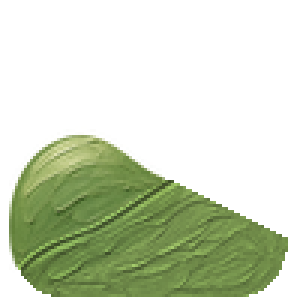
#> input picture apps/browser/assets/ntp-mark-back.png, 100 x 100 px (shown 3 times larger)
$ python -i tint_maps.py   (imports and definitions only)
#> lines starting #> are read from the running program, lines starting #| are printed output that depends on the picture; after the words box and inside, x2 and y2 are one past the last pixel; in counts of white or black regions, pixels touching at a corner belong together
"""The backgrounds' recolour maps: what game.js needs to repaint a scene in a profile colour.

Usage (from this folder; build_assets.py runs it too):
  uv run --with numpy --with pillow tint_maps.py

The recolour is the New Tab mark's (docs/brand/astro/build.py `tinted_marks`): every pixel's luminance,
stretched between the scene's 1st and 99.5th percentiles, runs a ramp from colour × 0.4 through colour × 0.78
to colour + (1 − colour) × 0.6, except the sun's gold, which stays (orange and yellow profiles get their own sun).
The mark's sun mask (hue 0.06–0.18) also caught a scene's sunlit grass, so here it is hue 0.06–0.13 with a wider
median; the mark's light/dark hill offset has no counterpart in a scene and is left out.

The masks need median and Gaussian filters, too slow for the page, so they ship here: for each
assets/bg/<id>.webp, assets/bg-map/<id>.webp (half size, lossless, red = sun) and the background's
"tint": {lo, hi, sun} in manifest.js (the luminance stretch and the sun's 70th-percentile luminance).
"""

import json
import re
from pathlib import Path

import numpy as np
from PIL import Image, ImageFilter

GAME = Path(__file__).resolve().parent.parent / "offline-game" / "assets"
LUMA = np.array([0.2126, 0.7152, 0.0722])


def soft(mask: np.ndarray, median: int, blur: float) -> np.ndarray:
    img = Image.fromarray((mask * 255).astype(np.uint8)).filter(ImageFilter.MedianFilter(median))
    return np.array(img.filter(ImageFilter.GaussianBlur(blur))).astype(np.float32) / 255


def tint_map(path: Path):
#> called with path = '../ntp-mark-back.png'
    full = Image.open(path).convert("RGB")
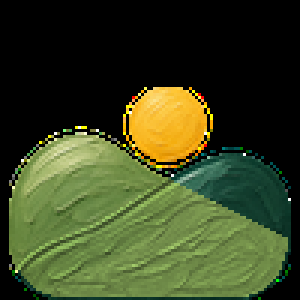
#> full: PIL image 100x100 RGB (shown 3 times larger); mean R, G, B 58.6, 68.3, 33.9
    half = full.resize((full.width // 2, full.height // 2), Image.LANCZOS)
    hsv = np.array(half.convert("HSV")).astype(np.float32) / 255
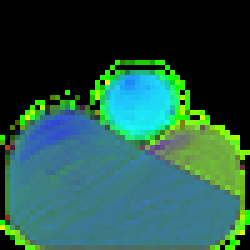
#> hsv: shape (50, 50, 3) float32 (shown 5 times larger); mean R, G, B 0.146, 0.335, 0.283
    h, s, v = hsv[..., 0], hsv[..., 1], hsv[..., 2]
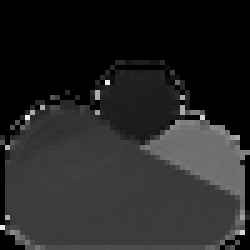
#> h: shape (50, 50) float32 (shown 5 times larger); min 0, max 0.941, mean 0.146
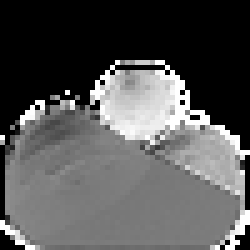
#> s: shape (50, 50) float32 (shown 5 times larger); min 0, max 1, mean 0.335
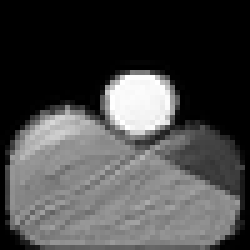
#> v: shape (50, 50) float32 (shown 5 times larger); min 0, max 1, mean 0.283
    sun = soft((h > 0.06) & (h < 0.13) & (s > 0.3) & (v > 0.6), 11, 1.5)
#> in soft, `img = Image.fromarray((mask * 255).astype(np.uint8)).filter(ImageFilte..`:
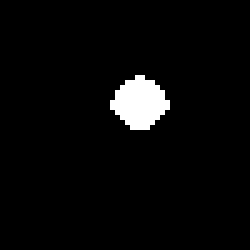
#> img: PIL image 50x50 L (shown 5 times larger); 3.5% white; 1 white region, box (x1, y1, x2, y2) and area: (22, 15, 34, 26) 88
    lum = (np.array(full).astype(np.float32) / 255) @ LUMA
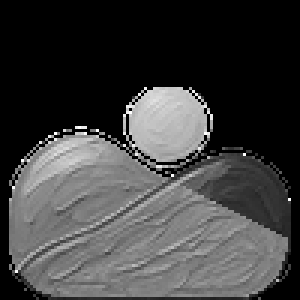
#> lum: shape (100, 100) float64 (shown 3 times larger); min 0, max 1, mean 0.25
    sun_full = np.array(Image.fromarray((sun * 255).astype(np.uint8)).resize(full.size, Image.BILINEAR)) / 255
    lo, hi = np.percentile(lum[sun_full < 0.1], 1), np.percentile(lum[sun_full < 0.1], 99.5)
#> lo = 0; hi = 0.785
    sun_lum = np.percentile(lum[sun_full > 0.9], 70) if (sun_full > 0.9).any() else 1.0
#> sun_lum = 0.761
    return Image.fromarray((sun * 255).astype(np.uint8)).convert("RGB"), {
        "lo": round(float(lo), 4), "hi": round(float(hi), 4), "sun": round(float(sun_lum), 4)}


def main():
    manifest_path = GAME / "manifest.js"
    text = manifest_path.read_text()
    head, body = re.match(r"(.*?window\.GAME_MANIFEST = )(.*);\s*$", text, re.S).groups()
    manifest = json.loads(body)
    (GAME / "bg-map").mkdir(exist_ok=True)
    for bg in manifest["backgrounds"]:
        im, bg["tint"] = tint_map(GAME / "bg" / f"{bg['id']}.webp")
        im.save(GAME / "bg-map" / f"{bg['id']}.webp", "WEBP", lossless=True, quality=100, method=6)
        print(bg["id"], bg["tint"])
    manifest_path.write_text(head + json.dumps(manifest, indent=1) + ";\n")


# [2 lines not run here, left out]

>>> result = tint_map('../ntp-mark-back.png')
